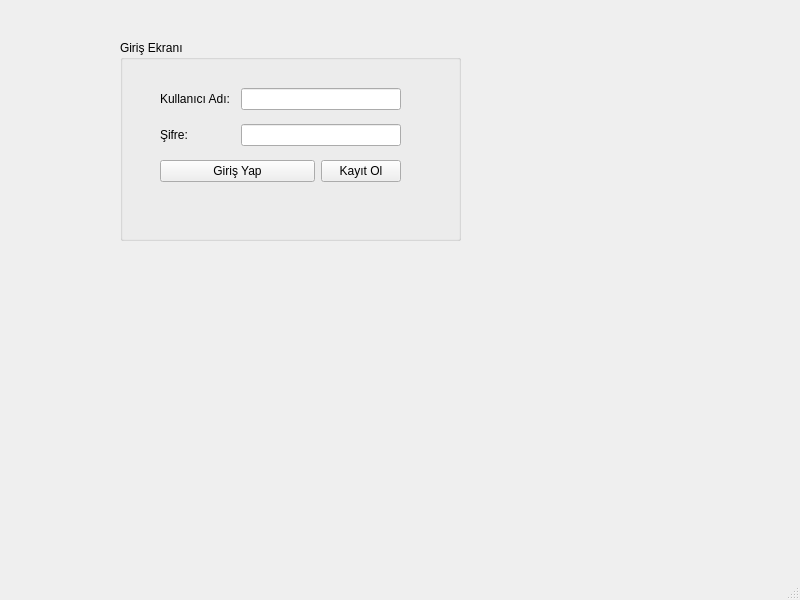
<?xml version="1.0" encoding="UTF-8"?>
<ui version="4.0">
 <class>MainWindow</class>
 <widget class="QMainWindow" name="MainWindow">
  <property name="geometry">
   <rect>
    <x>0</x>
    <y>0</y>
    <width>800</width>
    <height>600</height>
   </rect>
  </property>
  <property name="windowTitle">
   <string>MainWindow</string>
  </property>
  <widget class="QWidget" name="arayuz1">
   <widget class="QGroupBox" name="groupBox">
    <property name="geometry">
     <rect>
      <x>120</x>
      <y>40</y>
      <width>341</width>
      <height>201</height>
     </rect>
    </property>
    <property name="title">
     <string>Giriş Ekranı</string>
    </property>
    <widget class="QWidget" name="">
     <property name="geometry">
      <rect>
       <x>40</x>
       <y>40</y>
       <width>241</width>
       <height>111</height>
      </rect>
     </property>
     <layout class="QGridLayout" name="gridLayout">
      <item row="0" column="0">
       <widget class="QLabel" name="lbl_kullanici">
        <property name="text">
         <string>Kullanıcı Adı: </string>
        </property>
       </widget>
      </item>
      <item row="0" column="1" colspan="2">
       <widget class="QLineEdit" name="txt_kullanici"/>
      </item>
      <item row="1" column="0">
       <widget class="QLabel" name="lbl_sifre">
        <property name="text">
         <string>Şifre: </string>
        </property>
       </widget>
      </item>
      <item row="1" column="1" colspan="2">
       <widget class="QLineEdit" name="txt_sifre"/>
      </item>
      <item row="2" column="0" colspan="2">
       <widget class="QPushButton" name="btn_giris">
        <property name="text">
         <string>Giriş Yap</string>
        </property>
       </widget>
      </item>
      <item row="2" column="2">
       <widget class="QPushButton" name="btn_kayit">
        <property name="text">
         <string>Kayıt Ol</string>
        </property>
       </widget>
      </item>
     </layout>
    </widget>
    <widget class="QLabel" name="lbl_bilgi">
     <property name="geometry">
      <rect>
       <x>20</x>
       <y>170</y>
       <width>261</width>
       <height>16</height>
      </rect>
     </property>
     <property name="text">
      <string/>
     </property>
    </widget>
   </widget>
  </widget>
  <widget class="QMenuBar" name="menubar">
   <property name="geometry">
    <rect>
     <x>0</x>
     <y>0</y>
     <width>800</width>
     <height>21</height>
    </rect>
   </property>
  </widget>
  <widget class="QStatusBar" name="statusbar"/>
 </widget>
 <resources/>
 <connections/>
</ui>
